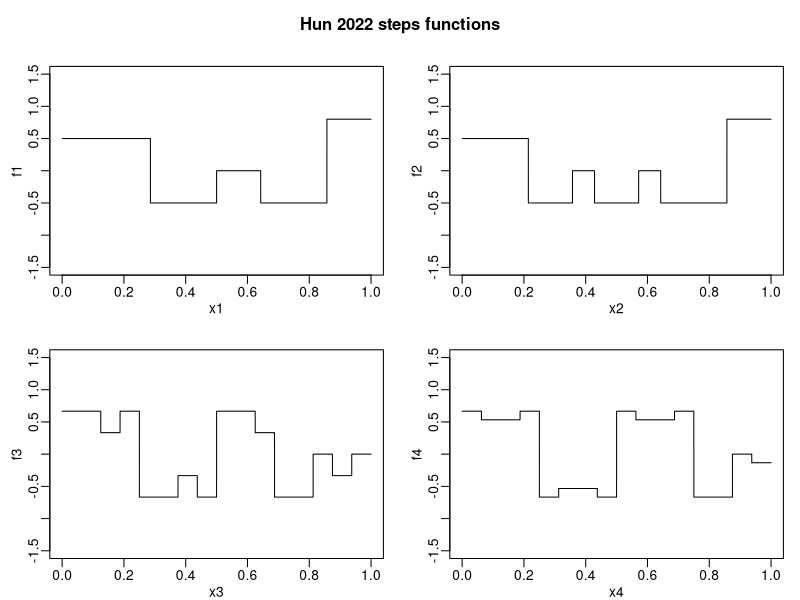

Reproduce this figure in R.

changes1 = function(x){
  hvec = c(1/2, 1/2, 1/2, 1/2,
           -1/2, -1/2, -1/2,
           0, 0,
           -1/2, -1/2, -1/2,
           0.8, 0.8)
  binnum = length(hvec)
  tvec = seq(0, 1, length = binnum + 1)
  out = 0
  for(i in seq_along(hvec)){
    out = out + hvec[i] * as.numeric((x >= tvec[i]) & (x < tvec[i+1]))
  }
  out
}

changes2 = function(x){
  hvec = c(1/2, 1/2, 1/2, 
           -1/2, -1/2, 
           0, -1/2, -1/2, 0,
           -1/2, -1/2, -1/2,
           0.8, 0.8)
  binnum = length(hvec)
  tvec = seq(0, 1, length = binnum + 1)
  out = 0
  for(i in seq_along(hvec)){
    out = out + hvec[i] * as.numeric((x >= tvec[i]) & (x < tvec[i+1]))
  }
  out
}

changes3 = function(x){
  binnum = 16
  tvec = seq(0, 1, length = binnum + 1)
  hvec = c(1, 1, .5, 1,
           -1, -1, -.5, -1,
           1, 1, .5, -1,
           -1, 0, -.5, 0)
  out = 0
  for(i in seq_along(hvec)){
    out = out + hvec[i] * as.numeric((x >= tvec[i]) & (x < tvec[i+1]))
  }
  out / 1.5
}


# changes2 = function(x){
#   delta = 2 / 3
#   hvec = rep(c(1- delta, rep(1, 3), 1 - delta, 
#                -1+delta, rep(-1, 3), -1 +delta), 3) * rep(c(1, 0.5, 1), each = 10)
#   tvec = seq(0, 1, length = 3*10 + 1)
#   out = 0
#   for(i in seq_along(hvec)){
#     out = out + hvec[i] * as.numeric((x >= tvec[i]) & (x < tvec[i+1]))
#   }
#   return(out*1.2)
# }

changes4 = function(x){
  binnum = 16
  tick = 0.2
  tvec = seq(0, 1, length = binnum + 1)
  hvec = c(1, 1 - tick, 1 - tick, 1,
           -1, -1 + tick, -1 + tick, -1,
           1, 1 - tick, 1 - tick, 1,
           -1, -1, 0, -tick)
  out = 0
  for(i in seq_along(hvec)){
    out = out + hvec[i] * as.numeric((x >= tvec[i]) & (x < tvec[i+1]))
  }
  out / 1.5
}


functions = list(f1 = changes1,
                 f2 = changes2,
                 f3 = changes3,
                 f4 = changes4)
par(mfrow=c(2, 2))
par(mar=c(2.5, 3, 2, 1), mgp=c(1.5,0.5,0), oma = c(0,0,2,0))
xp = seq(1e-5, 1-1e-5, length = 1e4)
for(i in 1:length(functions)){
  plot(xp, functions[[i]](xp), type="l", ylim = c(-1.5, 1.5)+0,
       xlab = paste0("x", i), ylab = paste0("f", i))
}
mtext("Hun 2022 steps functions", outer=T, font=2)